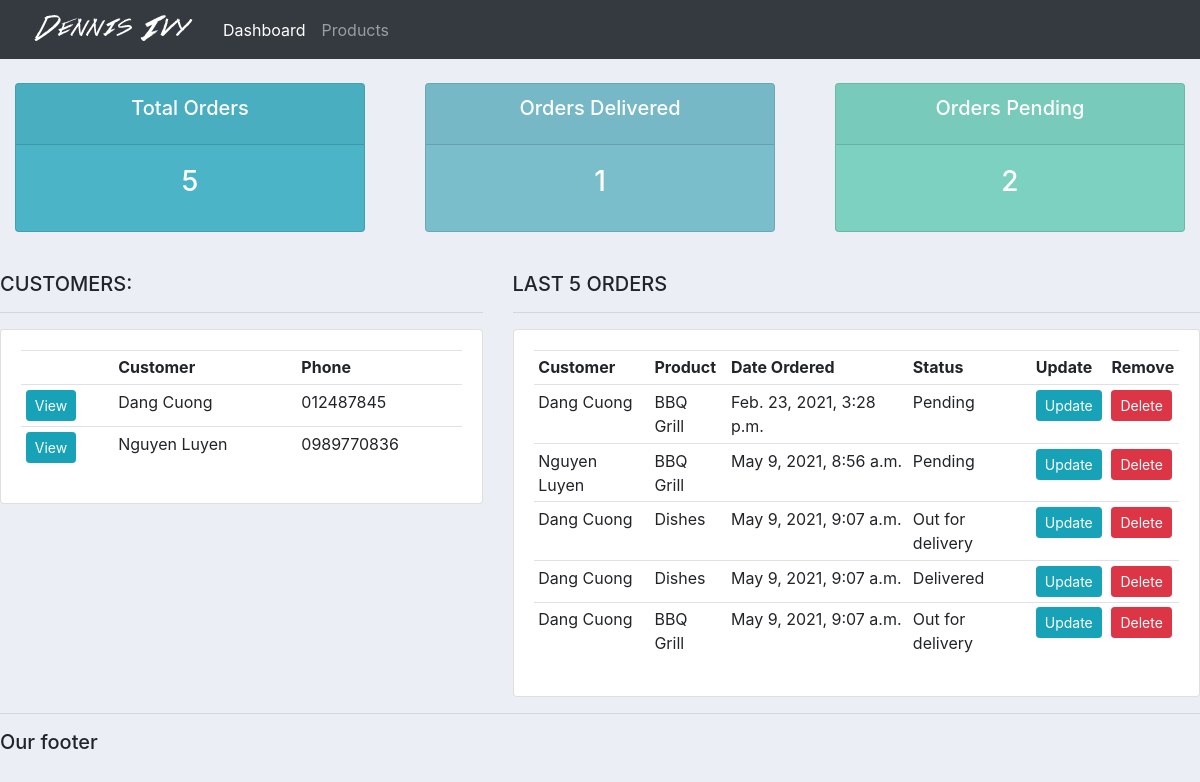
The page / on the database its author committed.
### accounts/models.py (models this page shows, shortened)
class Customer(models.Model):
    name = models.CharField(max_length=200, null=True)
    phone = models.CharField(max_length=200, null=True)
    email = models.CharField(max_length=200, null=True)
    date_created = models.DateTimeField(auto_now_add=True, null=True)
    def __str__(self):
        return self.name

class Order(models.Model):
    STATUS = (
        ('Pending', 'Pending'),
        ('Out for delivery', 'Out for delivery'),
        ('Delivered', 'Delivered'),
    )
    customer = models.ForeignKey(Customer, null=True, on_delete=models.SET_NULL)
    product = models.ForeignKey(Product, null=True, on_delete=models.SET_NULL)
    date_created = models.DateTimeField(auto_now_add=True, null=True)
    status = models.CharField(max_length=200, null=True, choices=STATUS)
    note = models.CharField(max_length=200, null=True)

class Product(models.Model):
    CATEGORY = (
        ('Indoor', 'Indoor'),
        ('Out Door', 'Out Door'),
    )
    name = models.CharField(max_length=200, null=True)
    price = models.FloatField(null=True)
    category = models.CharField(max_length=200, null=True, choices=CATEGORY)
    description = models.CharField(max_length=200, null=True, blank=True)
    date_created = models.DateTimeField(null=True)
    tags = models.ManyToManyField(Tag)
    def __str__(self):
        return self.name

### accounts/views.py (the view)
# urls.py: path('', views.home, name='home'),
def home(request):
    orders = Order.objects.all()
    customers = Customer.objects.all()
    total_customers = customers.count()
    total_orders = orders.count()
    delivered = orders.filter(status="Delivered").count()
    pending = orders.filter(status="Pending").count()
    context = {
        'orders': orders,
        'customers': customers,
        'total_customers': total_customers,
        'total_orders': total_orders,
        'delivered': delivered,
        'pending': pending
    }
    return render(request, 'accounts/dashboard.html', context)

### accounts/templates/accounts/dashboard.html
{% extends 'accounts/main.html' %}
{% block content %}
{%  include 'accounts/status.html' %}
<br>
<div class="row">
    <div class="col-md-5">
        <h5>CUSTOMERS:</h5>
        <hr>
        <div class="card card-body">
            <table class="table table-sm">
                <tr>
                    <th></th>
                    <th>Customer</th>
                    <th>Phone</th>
                </tr>
                {% for customer in customers %}
                <tr>
                    <td><a class="btn btn-sm btn-info" href="{% url 'customer' customer.id %}"> View </a></td>
                    <td> {{customer.name}}</td>
                    <td> {{customer.phone}}</td>
                </tr>
                {% endfor %}
            </table>
        </div>
    </div>
    <div class="col-md-7">
        <h5>LAST 5 ORDERS</h5>
        <hr>
        <div class="card card-body">
            <table class="table table-sm">
                <tr>
                    <th>Customer</th>
                    <th>Product</th>
                    <th>Date Ordered</th>
                    <th>Status</th>
                    <th>Update</th>
                    <th>Remove</th>
                </tr>
                {% for order in orders %}
                <tr>
                    <td> {{order.customer}}</td>
                    <td> {{order.product}}</td>
                    <td> {{order.date_created}}</td>
                    <td> {{order.status}}</td>
                    <td> <a class="btn btn-sm btn-info" href="{% url 'update_order' order.id %}">Update</a></td>
                    <td> <a class="btn btn-sm btn-danger" href="{% url 'delete_order' order.id %}">Delete</a></td>
                </tr>
                {% endfor %}
            </table>
        </div>
    </div>
</div>
{% endblock %}

### accounts/templates/accounts/main.html (shortened to what this page needs)
{% load static %}
<!DOCTYPE html>
<html>
<head>
    <link rel="stylesheet" href="https://cdn.jsdelivr.net/npm/bootstrap@4.6.0/dist/css/bootstrap.min.css"
>
    <link rel="stylesheet" type="text/css" href="{% static '/css/main.css' %}">
</head>
<body>
{% include 'accounts/navbar.html' %}
{% block content %}
{% endblock %}
<hr>
<h5> Our footer</h5>
</body>
</html>

### accounts/templates/accounts/navbar.html (shortened to what this page needs)
{% load static %}
<nav class="navbar navbar-expand-lg navbar-dark bg-dark">
  <img src="{% static 'images/logo.png' %}">
  <div class="collapse navbar-collapse" id="navbarNav">
    <ul class="navbar-nav">
      <li class="nav-item active">
        <a class="nav-link" href="{% url 'home' %}">Dashboard </a>
      </li>
      <li class="nav-item">
        <a class="nav-link" href="{% url 'products' %}">Products</a>
      </li>
    </ul>
  </div>
</nav>

### accounts/templates/accounts/status.html
<br>
<div class="row">
	<div class="col">
		<div class="col-md">
			<div class="card text-center text-white  mb-3" id="total-orders">
			  	<div class="card-header">
			  		<h5 class="card-title">Total Orders</h5>
			  	</div>
			  	<div class="card-body">
			    	<h3 class="card-title">{{total_orders}}</h3>
			  	</div>
			</div>
		</div>
	</div>
	<div class="col">
		<div class="col-md">
			<div class="card text-center text-white  mb-3" id="orders-delivered">
			  	<div class="card-header">
			  		<h5 class="card-title">Orders Delivered</h5>
			  	</div>
			  	<div class="card-body">
			    	<h3 class="card-title">{{delivered}}</h3>
			  	</div>
			</div>
		</div>
	</div>
	<div class="col">
		<div class="col-md">
			<div class="card text-center text-white  mb-3" id="orders-pending">
			  	<div class="card-header">
			  		<h5 class="card-title">Orders Pending</h5>
			  	</div>
			  	<div class="card-body">
			    	<h3 class="card-title">{{pending}}</h3>
			  	</div>
			</div>
		</div>
	</div>
</div>

### static/css/main.css (style rules this page uses)
body { background-color: #ebeff5; }
#total-orders { background-color: #4cb4c7; }
#orders-delivered { background-color: #7abecc; }
#orders-pending { background-color: #7CD1C0; }

### rows shown on the page
Customer: name "Dang Cuong", phone "012487845"
Customer: name "Nguyen Luyen", phone "0989770836"
Order: customer "Dang Cuong", product "BBQ Grill", date_created "Feb. 23, 2021, 3:28 p.m.", status "Pending"
Order: customer "Nguyen Luyen", product "BBQ Grill", date_created "May 9, 2021, 8:56 a.m.", status "Pending"
Order: customer "Dang Cuong", product "Dishes", date_created "May 9, 2021, 9:07 a.m.", status "Out for delivery"
Order: customer "Dang Cuong", product "Dishes", date_created "May 9, 2021, 9:07 a.m.", status "Delivered"
Order: customer "Dang Cuong", product "BBQ Grill", date_created "May 9, 2021, 9:07 a.m.", status "Out for delivery"

### other values the page prints
{{ total_orders }} "5"
{{ delivered }} "1"
{{ pending }} "2"
